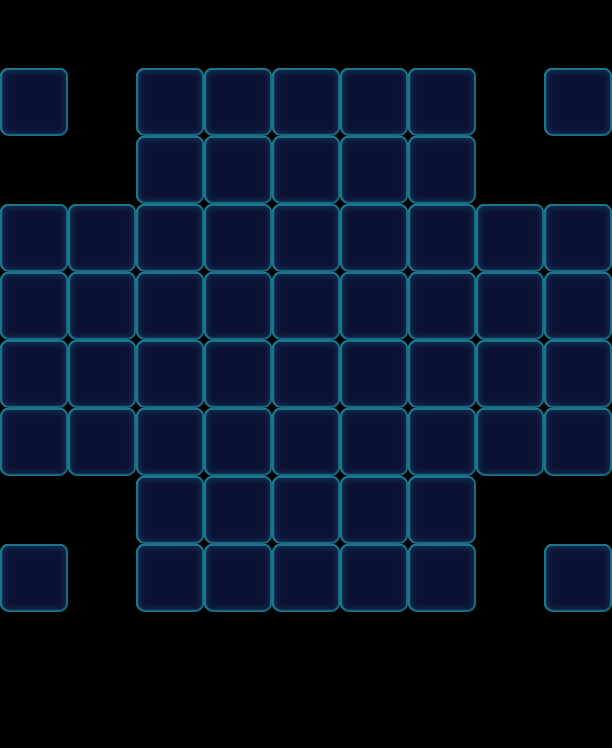

The image is a tile-based game level rendered from a .tmx file. Its description and source (layers, tilesets, objects; grid data summarised) follow:
An orthogonal 9x11 tile map with 68x68 px tiles, 1 tile layer (Valid), 2 tilesets and 74 objects (22x Floor, 13x Monster, 13x Factory_Normal, 13x Lock, 13x Haze).

<map version="1.0" orientation="orthogonal" width="9" height="11" tilewidth="68" tileheight="68">
 <tileset firstgid="1" name="game_grid1" tilewidth="68" tileheight="68">
  <image source="game_grid1.png" width="68" height="68" />
 </tileset>
 <tileset firstgid="2" name="map" tilewidth="68" tileheight="68">
  <image source="map.png" width="1024" height="1024" />
 </tileset>
 <layer name="Valid" width="9" height="11">
  <data>[99 cells, 60 non-empty, 1 distinct tile ids]</data>
 </layer>
 <objectgroup name="BottomObj" width="9" height="11">
  <object name="Jelly2" type="Floor" gid="33" x="204" y="612">
   <properties>
    <property name="Layers" value="2" />
   </properties>
  </object>
  <object name="Jelly2" type="Floor" gid="33" x="136" y="136">
   <properties>
    <property name="Layers" value="2" />
   </properties>
  </object>
  <object name="Jelly2" type="Floor" gid="33" x="408" y="136">
   <properties>
    <property name="Layers" value="2" />
   </properties>
  </object>
  <object name="Jelly2" type="Floor" gid="33" x="340" y="612">
   <properties>
    <property name="Layers" value="2" />
   </properties>
  </object>
  <object name="Jelly2" type="Floor" gid="33" x="272" y="136">
   <properties>
    <property name="Layers" value="2" />
   </properties>
  </object>
  <object name="Jelly2" type="Floor" gid="33" x="0" y="408">
   <properties>
    <property name="Layers" value="2" />
   </properties>
  </object>
  <object name="Jelly2" type="Floor" gid="33" x="0" y="340">
   <properties>
    <property name="Layers" value="2" />
   </properties>
  </object>
  <object name="Jelly2" type="Floor" gid="33" x="136" y="612">
   <properties>
    <property name="Layers" value="2" />
   </properties>
  </object>
  <object name="Jelly2" type="Floor" gid="33" x="0" y="476">
   <properties>
    <property name="Layers" value="2" />
   </properties>
  </object>
  <object name="Jelly2" type="Floor" gid="33" x="0" y="272">
   <properties>
    <property name="Layers" value="2" />
   </properties>
  </object>
  <object name="Jelly2" type="Floor" gid="33" x="340" y="136">
   <properties>
    <property name="Layers" value="2" />
   </properties>
  </object>
  <object name="Jelly2" type="Floor" gid="33" x="272" y="612">
   <properties>
    <property name="Layers" value="2" />
   </properties>
  </object>
  <object name="Jelly2" type="Floor" gid="33" x="204" y="136">
   <properties>
    <property name="Layers" value="2" />
   </properties>
  </object>
  <object name="Jelly2" type="Floor" gid="33" x="544" y="408">
   <properties>
    <property name="Layers" value="2" />
   </properties>
  </object>
  <object name="Jelly2" type="Floor" gid="33" x="544" y="340">
   <properties>
    <property name="Layers" value="2" />
   </properties>
  </object>
  <object name="Jelly2" type="Floor" gid="33" x="408" y="612">
   <properties>
    <property name="Layers" value="2" />
   </properties>
  </object>
  <object name="Jelly2" type="Floor" gid="33" x="544" y="476">
   <properties>
    <property name="Layers" value="2" />
   </properties>
  </object>
  <object name="Jelly2" type="Floor" gid="33" x="544" y="272">
   <properties>
    <property name="Layers" value="2" />
   </properties>
  </object>
  <object name="Jelly" type="Floor" gid="32" x="0" y="136">
   <properties>
    <property name="Layers" value="1" />
   </properties>
  </object>
  <object name="Jelly" type="Floor" gid="32" x="544" y="136">
   <properties>
    <property name="Layers" value="1" />
   </properties>
  </object>
  <object name="Jelly" type="Floor" gid="32" x="0" y="612">
   <properties>
    <property name="Layers" value="1" />
   </properties>
  </object>
  <object name="Jelly" type="Floor" gid="32" x="544" y="612">
   <properties>
    <property name="Layers" value="1" />
   </properties>
  </object>
 </objectgroup>
 <objectgroup name="MiddleObj" width="9" height="11">
  <object name="Monster" type="Monster" gid="3" x="68" y="476">
   <properties>
    <property name="Color" value="Green" />
   </properties>
  </object>
  <object name="Monster" type="Monster" gid="18" x="408" y="544">
   <properties>
    <property name="Color" value="Pink" />
   </properties>
  </object>
  <object name="Monster" type="Monster" gid="18" x="136" y="544">
   <properties>
    <property name="Color" value="Pink" />
   </properties>
  </object>
  <object name="Monster" type="Monster" gid="2" x="68" y="272">
   <properties>
    <property name="Color" value="Blue" />
   </properties>
  </object>
  <object name="Monster" type="Monster" gid="2" x="68" y="340">
   <properties>
    <property name="Color" value="Blue" />
   </properties>
  </object>
  <object name="Monster" type="Monster" gid="2" x="476" y="408">
   <properties>
    <property name="Color" value="Blue" />
   </properties>
  </object>
  <object name="Monster" type="Monster" gid="2" x="340" y="544">
   <properties>
    <property name="Color" value="Blue" />
   </properties>
  </object>
  <object name="Monster" type="Monster" gid="19" x="68" y="408">
   <properties>
    <property name="Color" value="Yellow" />
   </properties>
  </object>
  <object name="Monster" type="Monster" gid="19" x="204" y="544">
   <properties>
    <property name="Color" value="Yellow" />
   </properties>
  </object>
  <object name="Monster" type="Monster" gid="19" x="476" y="272">
   <properties>
    <property name="Color" value="Yellow" />
   </properties>
  </object>
  <object name="Monster" type="Monster" gid="19" x="476" y="340">
   <properties>
    <property name="Color" value="Yellow" />
   </properties>
  </object>
  <object name="Monster" type="Monster" gid="17" x="476" y="476">
   <properties>
    <property name="Color" value="Purple" />
   </properties>
  </object>
  <object name="Monster" type="Monster" gid="3" x="272" y="544">
   <properties>
    <property name="Color" value="Green" />
   </properties>
  </object>
 </objectgroup>
 <objectgroup color="#000000" name="TopObj" width="9" height="11">
  <object name="10" type="Factory_Normal" x="0" y="0" width="68" height="68">
   <properties>
    <property name="FactoryColorsConfig" value="Blue,Green,Yellow,Pink,Purple" />
   </properties>
  </object>
  <object name="10" type="Factory_Normal" x="68" y="136" width="68" height="68">
   <properties>
    <property name="FactoryColorsConfig" value="Blue,Green,Yellow,Pink,Purple" />
   </properties>
  </object>
  <object name="10" type="Factory_Normal" x="136" y="0" width="68" height="68">
   <properties>
    <property name="FactoryColorsConfig" value="Blue,Green,Yellow,Pink,Purple" />
   </properties>
  </object>
  <object name="10" type="Factory_Normal" x="204" y="0" width="68" height="68">
   <properties>
    <property name="FactoryColorsConfig" value="Blue,Green,Yellow,Pink,Purple" />
   </properties>
  </object>
  <object name="10" type="Factory_Normal" x="272" y="0" width="68" height="68">
   <properties>
    <property name="FactoryColorsConfig" value="Blue,Green,Yellow,Pink,Purple" />
   </properties>
  </object>
  <object name="10" type="Factory_Normal" x="340" y="0" width="68" height="68">
   <properties>
    <property name="FactoryColorsConfig" value="Blue,Green,Yellow,Pink,Purple" />
   </properties>
  </object>
  </objectgroup>
 <objectgroup color="#0000ff" name="CeilObj" width="9" height="11">
  <!-- 13 objects omitted --></objectgroup>
</map>
<!-- 33 of 74 objects omitted -->
